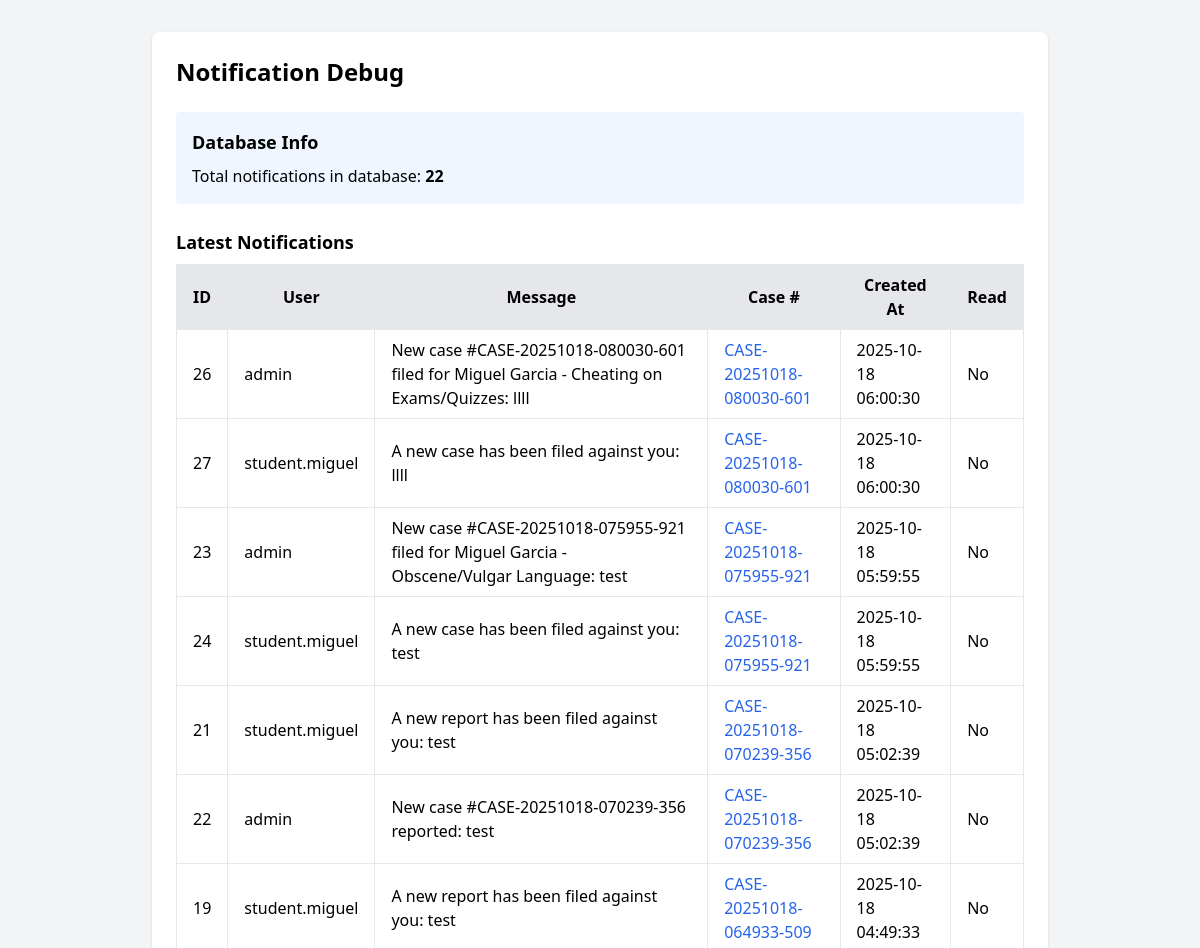
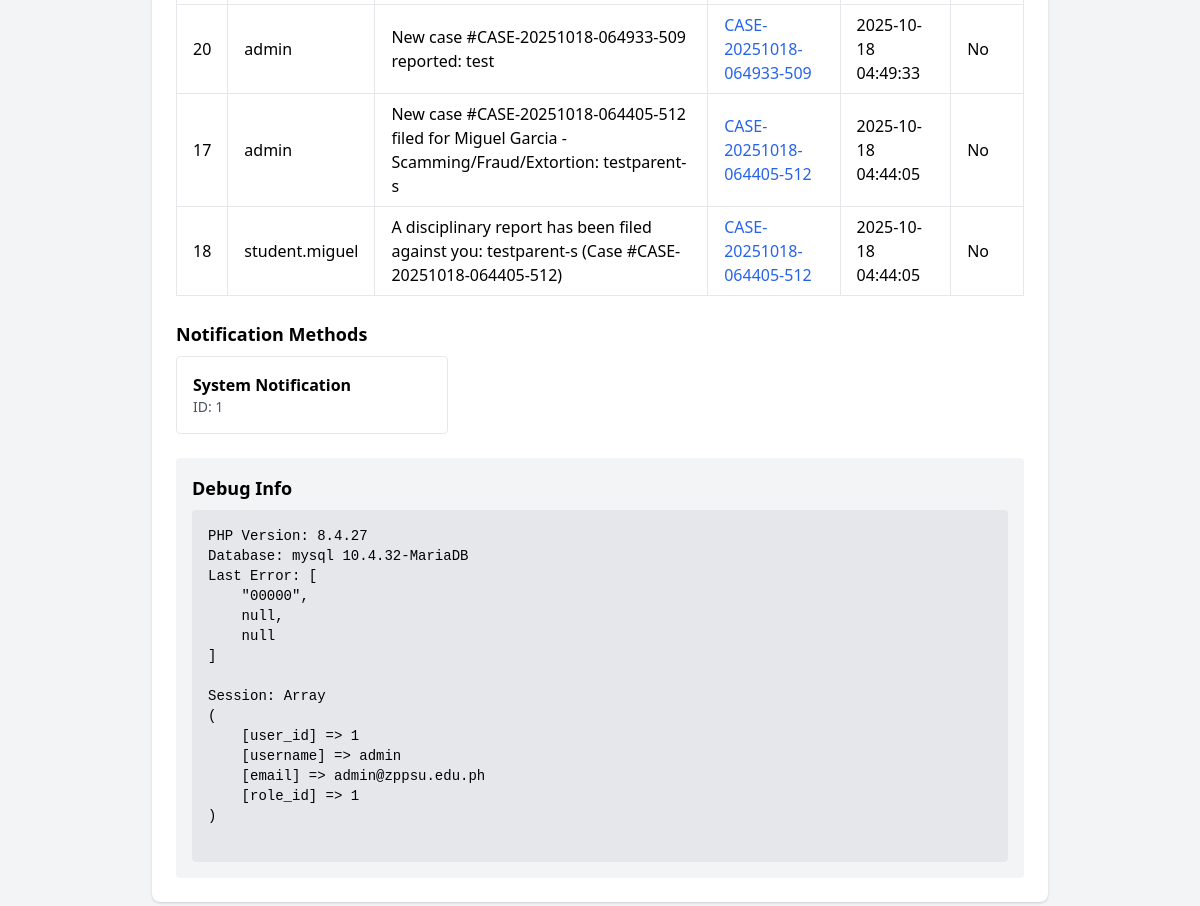
/check_notifications.php (signed in), run on the app's committed database (2 pictures, top to bottom).
### tables this page shows
CREATE TABLE `notifications` (
  `id` bigint(20) UNSIGNED NOT NULL,
  `user_id` bigint(20) UNSIGNED NOT NULL,
  `case_id` bigint(20) UNSIGNED DEFAULT NULL,
  `message` varchar(255) NOT NULL,
  `method_id` tinyint(3) UNSIGNED NOT NULL DEFAULT 1,
  `is_read` tinyint(1) DEFAULT 0,
  `created_at` timestamp NOT NULL DEFAULT current_timestamp()
);

CREATE TABLE `users` (
  `id` bigint(20) UNSIGNED NOT NULL,
  `username` varchar(100) NOT NULL,
  `password_hash` varchar(255) NOT NULL,
  `email` varchar(150) DEFAULT NULL,
  `contact_number` varchar(30) DEFAULT NULL,
  `role_id` tinyint(3) UNSIGNED NOT NULL,
  `is_active` tinyint(1) NOT NULL DEFAULT 1,
  `last_login` datetime DEFAULT NULL,
  `created_at` timestamp NOT NULL DEFAULT current_timestamp(),
  `updated_at` timestamp NULL DEFAULT NULL ON UPDATE current_timestamp()
);

CREATE TABLE `cases` (
  `id` bigint(20) UNSIGNED NOT NULL,
  `case_number` varchar(50) NOT NULL,
  `student_id` bigint(20) UNSIGNED NOT NULL,
  `reported_by_marshal_id` bigint(20) UNSIGNED NOT NULL,
  `violation_type_id` int(10) UNSIGNED NOT NULL,
  `title` varchar(255) NOT NULL,
  `description` text DEFAULT NULL,
  `location` varchar(255) DEFAULT NULL,
  `incident_date` datetime NOT NULL,
  `status_id` tinyint(3) UNSIGNED NOT NULL DEFAULT 1,
  `resolution` text DEFAULT NULL,
  `resolution_date` datetime DEFAULT NULL,
  `is_confidential` tinyint(1) DEFAULT 0,
  `created_at` timestamp NOT NULL DEFAULT current_timestamp(),
  `updated_at` timestamp NULL DEFAULT NULL ON UPDATE current_timestamp()
);

CREATE TABLE `notification_method` (
  `id` tinyint(3) UNSIGNED NOT NULL,
  `name` varchar(50) NOT NULL
);

### check_notifications.php (the view, shortened to what this page needs)
<?php
require_once __DIR__ . '/database/database.php';
$stmt = $pdo->query('SELECT COUNT(*) as total FROM notifications');
$total = $stmt->fetch(PDO::FETCH_ASSOC)['total'];
$stmt = $pdo->query('SELECT n.*, u.username, c.case_number, c.title as case_title
                    FROM notifications n
                    LEFT JOIN users u ON n.user_id = u.id
                    LEFT JOIN cases c ON n.case_id = c.id
                    ORDER BY n.created_at DESC LIMIT 10');
$notifications = $stmt->fetchAll(PDO::FETCH_ASSOC);
$stmt = $pdo->query('SELECT * FROM notification_method');
$methods = $stmt->fetchAll(PDO::FETCH_ASSOC);
?>
<!DOCTYPE html>
<html>
<head>
    <link href="https://cdn.jsdelivr.net/npm/tailwindcss@2.2.19/dist/tailwind.min.css" rel="stylesheet">
</head>
<body class="bg-gray-100 p-8">
    <div class="max-w-4xl mx-auto bg-white p-6 rounded-lg shadow">
        <h1 class="text-2xl font-bold mb-6">Notification Debug</h1>
        <div class="mb-6 p-4 bg-blue-50 rounded">
            <h2 class="text-lg font-semibold mb-2">Database Info</h2>
            <p>Total notifications in database: <span class="font-bold"><?php echo $total; ?></span></p>
        </div>
        <div class="mb-6">
            <h2 class="text-lg font-semibold mb-2">Latest Notifications</h2>
            <div class="overflow-x-auto">
                <table class="min-w-full bg-white">
                    <thead class="bg-gray-200">
                        <tr>
                            <th class="py-2 px-4 border">ID</th>
                            <th class="py-2 px-4 border">User</th>
                            <th class="py-2 px-4 border">Message</th>
                            <th class="py-2 px-4 border">Case #</th>
                            <th class="py-2 px-4 border">Created At</th>
                            <th class="py-2 px-4 border">Read</th>
                        </tr>
                    </thead>
                    <tbody>
                        <?php foreach ($notifications as $notif): ?>
                        <tr>
                            <td class="py-2 px-4 border"><?php echo htmlspecialchars($notif['id']); ?></td>
                            <td class="py-2 px-4 border">
                                <?php
                                echo $notif['username'] ?
                                    htmlspecialchars($notif['username']) :
                                    'User #' . $notif['user_id'];
                                ?>
                            </td>
                            <td class="py-2 px-4 border"><?php echo htmlspecialchars($notif['message']); ?></td>
                            <td class="py-2 px-4 border">
                                <?php if ($notif['case_number']): ?>
                                    <a href="manage-cases.php?view=<?php echo $notif['case_id']; ?>"
                                       class="text-blue-600 hover:underline">
                                        <?php echo htmlspecialchars($notif['case_number']); ?>
                                    </a>
                                <?php else: ?>
                                    -
                                <?php endif; ?>
                            </td>
                            <td class="py-2 px-4 border"><?php echo htmlspecialchars($notif['created_at']); ?></td>
                            <td class="py-2 px-4 border"><?php echo $notif['is_read'] ? 'Yes' : 'No'; ?></td>
                        </tr>
                        <?php endforeach; ?>
                    </tbody>
                </table>
            </div>
        </div>
        <div class="mb-6">
            <h2 class="text-lg font-semibold mb-2">Notification Methods</h2>
            <div class="grid grid-cols-1 md:grid-cols-3 gap-4">
                <?php foreach ($methods as $method): ?>
                <div class="p-4 border rounded">
                    <h3 class="font-semibold"><?php echo htmlspecialchars($method['name']); ?></h3>
                    <p class="text-sm text-gray-600">ID: <?php echo $method['id']; ?></p>
                </div>
                <?php endforeach; ?>
            </div>
        </div>
        <div class="p-4 bg-gray-100 rounded">
            <h2 class="text-lg font-semibold mb-2">Debug Info</h2>
            <pre class="bg-gray-200 p-4 rounded overflow-auto text-sm"><?php
                echo "PHP Version: " . PHP_VERSION . "\n";
                echo "Database: " . $pdo->getAttribute(PDO::ATTR_DRIVER_NAME) . " " .
                     $pdo->getAttribute(PDO::ATTR_SERVER_VERSION) . "\n";
                echo "Last Error: " . json_encode($pdo->errorInfo(), JSON_PRETTY_PRINT) . "\n\n";
                echo "Session: " . print_r($_SESSION, true) . "\n";
            ?></pre>
        </div>
    </div>
</body>
</html>

### data on the page
notifications: id "26", user.username "admin", message "New case #CASE-20251018-080030-601 filed for Miguel Garcia - Cheating on Exams/Quizzes: llll", case.case_number "CASE-20251018-080030-601", created_at "2025-10-18 06:00:30", is_read "No"
notifications: id "27", user.username "student.miguel", message "A new case has been filed against you: llll", case.case_number "CASE-20251018-080030-601", created_at "2025-10-18 06:00:30", is_read "No"
notifications: id "23", user.username "admin", message "New case #CASE-20251018-075955-921 filed for Miguel Garcia - Obscene/Vulgar Language: test", case.case_number "CASE-20251018-075955-921", created_at "2025-10-18 05:59:55", is_read "No"
notifications: id "24", user.username "student.miguel", message "A new case has been filed against you: test", case.case_number "CASE-20251018-075955-921", created_at "2025-10-18 05:59:55", is_read "No"
notifications: id "21", user.username "student.miguel", message "A new report has been filed against you: test", case.case_number "CASE-20251018-070239-356", created_at "2025-10-18 05:02:39", is_read "No"
notifications: id "22", user.username "admin", message "New case #CASE-20251018-070239-356 reported: test", case.case_number "CASE-20251018-070239-356", created_at "2025-10-18 05:02:39", is_read "No"
notifications: id "19", user.username "student.miguel", message "A new report has been filed against you: test", case.case_number "CASE-20251018-064933-509", created_at "2025-10-18 04:49:33", is_read "No"
notifications: id "20", user.username "admin", message "New case #CASE-20251018-064933-509 reported: test", case.case_number "CASE-20251018-064933-509", created_at "2025-10-18 04:49:33", is_read "No"
notifications: id "17", user.username "admin", message "New case #CASE-20251018-064405-512 filed for Miguel Garcia - Scamming/Fraud/Extortion: testparent-s", case.case_number "CASE-20251018-064405-512", created_at "2025-10-18 04:44:05", is_read "No"
notifications: id "18", user.username "student.miguel", message "A disciplinary report has been filed against you: testparent-s (Case #CASE-20251018-064405-512)", case.case_number "CASE-20251018-064405-512", created_at "2025-10-18 04:44:05", is_read "No"
notification_method: name "System Notification", id "1"

### other printed values
$total "22"
PHP_VERSION "8.4.27"
$pdo->getAttribute(PDO::ATTR_DRIVER_NAME) "mysql"
$pdo->getAttribute(PDO::ATTR_SERVER_VERSION) "10.4.32-MariaDB"
json_encode($pdo->errorInfo(), JSON_PRETTY_PRINT) "[ \"00000\", null, null ]"
print_r($_SESSION, true) "Array ( [user_id] => 1 [username] => admin [email] => admin@zppsu.edu.ph [role_id] => 1 )"
